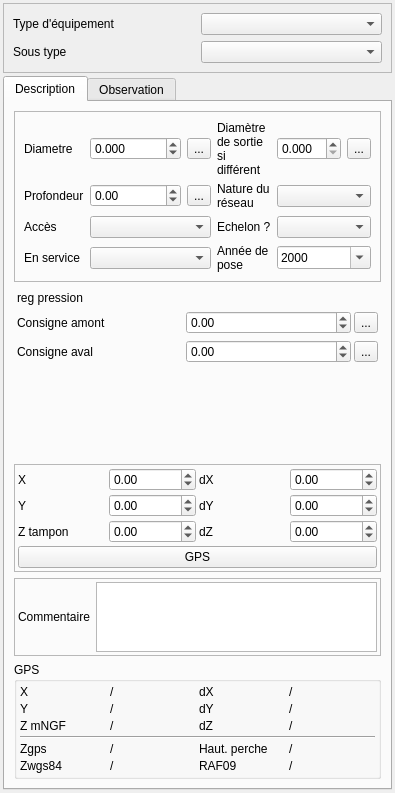
<?xml version="1.0" encoding="UTF-8"?>
<ui version="4.0">
 <class>Form</class>
 <widget class="QWidget" name="Form">
  <property name="geometry">
   <rect>
    <x>0</x>
    <y>0</y>
    <width>359</width>
    <height>742</height>
   </rect>
  </property>
  <property name="windowTitle">
   <string>Form</string>
  </property>
  <layout class="QVBoxLayout" name="verticalLayout_2" stretch="1,10,0">
   <property name="spacing">
    <number>3</number>
   </property>
   <property name="leftMargin">
    <number>3</number>
   </property>
   <property name="topMargin">
    <number>3</number>
   </property>
   <property name="rightMargin">
    <number>3</number>
   </property>
   <property name="bottomMargin">
    <number>3</number>
   </property>
   <item>
    <widget class="QFrame" name="frame_4">
     <property name="frameShape">
      <enum>QFrame::StyledPanel</enum>
     </property>
     <property name="frameShadow">
      <enum>QFrame::Raised</enum>
     </property>
     <layout class="QGridLayout" name="gridLayout_16">
      <item row="0" column="1">
       <widget class="QComboBox" name="comboBox_cat"/>
      </item>
      <item row="0" column="0">
       <widget class="QLabel" name="label_11">
        <property name="text">
         <string>Type d'équipement</string>
        </property>
        <property name="wordWrap">
         <bool>true</bool>
        </property>
       </widget>
      </item>
      <item row="1" column="0">
       <widget class="QLabel" name="label_5">
        <property name="text">
         <string>Sous type</string>
        </property>
        <property name="wordWrap">
         <bool>true</bool>
        </property>
       </widget>
      </item>
      <item row="1" column="1">
       <widget class="QComboBox" name="comboBox_soustype"/>
      </item>
     </layout>
    </widget>
   </item>
   <item>
    <widget class="QTabWidget" name="tabWidget_2">
     <property name="currentIndex">
      <number>0</number>
     </property>
     <widget class="QWidget" name="tab_3">
      <attribute name="title">
       <string>Description</string>
      </attribute>
      <layout class="QVBoxLayout" name="verticalLayout_3">
       <item>
        <widget class="QFrame" name="frame">
         <property name="frameShape">
          <enum>QFrame::StyledPanel</enum>
         </property>
         <property name="frameShadow">
          <enum>QFrame::Raised</enum>
         </property>
         <layout class="QGridLayout" name="gridLayout_2">
          <item row="3" column="3">
           <widget class="QLabel" name="label_13">
            <property name="text">
             <string>Nature du réseau</string>
            </property>
            <property name="wordWrap">
             <bool>true</bool>
            </property>
           </widget>
          </item>
          <item row="5" column="0">
           <widget class="QLabel" name="label_28">
            <property name="text">
             <string>En service</string>
            </property>
            <property name="wordWrap">
             <bool>true</bool>
            </property>
           </widget>
          </item>
          <item row="2" column="2">
           <widget class="QToolButton" name="toolButton_diam">
            <property name="text">
             <string>...</string>
            </property>
           </widget>
          </item>
          <item row="5" column="3">
           <widget class="QLabel" name="label_29">
            <property name="text">
             <string>Année de pose</string>
            </property>
            <property name="wordWrap">
             <bool>true</bool>
            </property>
           </widget>
          </item>
          <item row="3" column="2">
           <widget class="QToolButton" name="toolButton_prof">
            <property name="text">
             <string>...</string>
            </property>
           </widget>
          </item>
          <item row="2" column="3">
           <widget class="QLabel" name="label_46">
            <property name="text">
             <string>Diamètre de sortie si différent</string>
            </property>
            <property name="wordWrap">
             <bool>true</bool>
            </property>
           </widget>
          </item>
          <item row="4" column="1" colspan="2">
           <widget class="QComboBox" name="comboBox_acces"/>
          </item>
          <item row="4" column="4" colspan="2">
           <widget class="QComboBox" name="comboBox_echelon"/>
          </item>
          <item row="5" column="4" colspan="2">
           <widget class="QDateEdit" name="dateEdit_anneepose">
            <property name="displayFormat">
             <string>yyyy</string>
            </property>
            <property name="calendarPopup">
             <bool>true</bool>
            </property>
           </widget>
          </item>
          <item row="4" column="0">
           <widget class="QLabel" name="label_6">
            <property name="text">
             <string>Accès</string>
            </property>
            <property name="wordWrap">
             <bool>true</bool>
            </property>
           </widget>
          </item>
          <item row="3" column="4" colspan="2">
           <widget class="QComboBox" name="comboBox_nature_reseau"/>
          </item>
          <item row="3" column="1">
           <widget class="QDoubleSpinBox" name="doubleSpinBox_prof">
            <property name="minimum">
             <double>-1.000000000000000</double>
            </property>
            <property name="maximum">
             <double>999999.000000000000000</double>
            </property>
           </widget>
          </item>
          <item row="5" column="1" colspan="2">
           <widget class="QComboBox" name="comboBox_enservice"/>
          </item>
          <item row="2" column="0">
           <widget class="QLabel" name="label_4">
            <property name="text">
             <string>Diametre</string>
            </property>
            <property name="wordWrap">
             <bool>true</bool>
            </property>
           </widget>
          </item>
          <item row="4" column="3">
           <widget class="QLabel" name="label_47">
            <property name="text">
             <string>Echelon ?</string>
            </property>
           </widget>
          </item>
          <item row="2" column="1">
           <widget class="QDoubleSpinBox" name="doubleSpinBox_diam">
            <property name="decimals">
             <number>3</number>
            </property>
            <property name="minimum">
             <double>-1.000000000000000</double>
            </property>
            <property name="maximum">
             <double>999999.000000000000000</double>
            </property>
           </widget>
          </item>
          <item row="3" column="0">
           <widget class="QLabel" name="label_48">
            <property name="text">
             <string>Profondeur</string>
            </property>
           </widget>
          </item>
          <item row="2" column="5">
           <widget class="QToolButton" name="toolButton_diamsor">
            <property name="text">
             <string>...</string>
            </property>
           </widget>
          </item>
          <item row="2" column="4">
           <widget class="QDoubleSpinBox" name="doubleSpinBox_diamsor">
            <property name="decimals">
             <number>3</number>
            </property>
           </widget>
          </item>
         </layout>
        </widget>
       </item>
       <item>
        <widget class="QStackedWidget" name="stackedWidget">
         <property name="currentIndex">
          <number>3</number>
         </property>
         <widget class="QWidget" name="page">
          <layout class="QGridLayout" name="gridLayout">
           <property name="leftMargin">
            <number>3</number>
           </property>
           <property name="topMargin">
            <number>3</number>
           </property>
           <property name="rightMargin">
            <number>3</number>
           </property>
           <property name="bottomMargin">
            <number>3</number>
           </property>
           <item row="1" column="0">
            <widget class="QLabel" name="label">
             <property name="text">
              <string>Altimétrie</string>
             </property>
            </widget>
           </item>
           <item row="0" column="0">
            <widget class="QLabel" name="label_3">
             <property name="text">
              <string>Ventouse</string>
             </property>
            </widget>
           </item>
           <item row="1" column="1">
            <widget class="QDoubleSpinBox" name="doubleSpinBox_altim">
             <property name="minimum">
              <double>-1.000000000000000</double>
             </property>
             <property name="maximum">
              <double>999999.000000000000000</double>
             </property>
            </widget>
           </item>
           <item row="1" column="2">
            <widget class="QToolButton" name="toolButton_altim">
             <property name="text">
              <string>...</string>
             </property>
            </widget>
           </item>
           <item row="2" column="1">
            <spacer name="verticalSpacer_2">
             <property name="orientation">
              <enum>Qt::Vertical</enum>
             </property>
             <property name="sizeHint" stdset="0">
              <size>
               <width>20</width>
               <height>40</height>
              </size>
             </property>
            </spacer>
           </item>
          </layout>
         </widget>
         <widget class="QWidget" name="page_2">
          <layout class="QGridLayout" name="gridLayout_5">
           <property name="leftMargin">
            <number>3</number>
           </property>
           <property name="topMargin">
            <number>3</number>
           </property>
           <property name="rightMargin">
            <number>3</number>
           </property>
           <property name="bottomMargin">
            <number>3</number>
           </property>
           <item row="2" column="3">
            <widget class="QComboBox" name="comboBox_manipulable"/>
           </item>
           <item row="4" column="1">
            <widget class="QComboBox" name="comboBox_position"/>
           </item>
           <item row="2" column="0">
            <widget class="QLabel" name="label_10">
             <property name="text">
              <string>Accessibilité</string>
             </property>
             <property name="wordWrap">
              <bool>true</bool>
             </property>
            </widget>
           </item>
           <item row="0" column="0">
            <widget class="QLabel" name="label_2">
             <property name="text">
              <string>Vanne</string>
             </property>
            </widget>
           </item>
           <item row="4" column="0">
            <widget class="QLabel" name="label_7">
             <property name="text">
              <string>Position</string>
             </property>
             <property name="wordWrap">
              <bool>true</bool>
             </property>
            </widget>
           </item>
           <item row="2" column="1">
            <widget class="QComboBox" name="comboBox_accessibilite"/>
           </item>
           <item row="2" column="2">
            <widget class="QLabel" name="label_12">
             <property name="text">
              <string>Manipulable</string>
             </property>
             <property name="wordWrap">
              <bool>true</bool>
             </property>
            </widget>
           </item>
           <item row="1" column="0">
            <widget class="QLabel" name="label_8">
             <property name="text">
              <string>Localisation</string>
             </property>
             <property name="wordWrap">
              <bool>true</bool>
             </property>
            </widget>
           </item>
           <item row="1" column="1">
            <widget class="QComboBox" name="comboBox_localisation"/>
           </item>
           <item row="5" column="1">
            <spacer name="verticalSpacer_3">
             <property name="orientation">
              <enum>Qt::Vertical</enum>
             </property>
             <property name="sizeHint" stdset="0">
              <size>
               <width>20</width>
               <height>40</height>
              </size>
             </property>
            </spacer>
           </item>
          </layout>
         </widget>
         <widget class="QWidget" name="page_3">
          <layout class="QGridLayout" name="gridLayout_6">
           <property name="leftMargin">
            <number>3</number>
           </property>
           <property name="topMargin">
            <number>3</number>
           </property>
           <property name="rightMargin">
            <number>3</number>
           </property>
           <property name="bottomMargin">
            <number>3</number>
           </property>
           <item row="1" column="0">
            <widget class="QLabel" name="label_15">
             <property name="text">
              <string>Exutoire</string>
             </property>
            </widget>
           </item>
           <item row="0" column="0">
            <widget class="QLabel" name="label_14">
             <property name="text">
              <string>Vidange</string>
             </property>
            </widget>
           </item>
           <item row="1" column="1">
            <widget class="QLineEdit" name="lineEdit_exutoire"/>
           </item>
           <item row="2" column="1">
            <spacer name="verticalSpacer_4">
             <property name="orientation">
              <enum>Qt::Vertical</enum>
             </property>
             <property name="sizeHint" stdset="0">
              <size>
               <width>20</width>
               <height>40</height>
              </size>
             </property>
            </spacer>
           </item>
          </layout>
         </widget>
         <widget class="QWidget" name="page_4">
          <layout class="QGridLayout" name="gridLayout_7">
           <property name="leftMargin">
            <number>3</number>
           </property>
           <property name="topMargin">
            <number>3</number>
           </property>
           <property name="rightMargin">
            <number>3</number>
           </property>
           <property name="bottomMargin">
            <number>3</number>
           </property>
           <property name="horizontalSpacing">
            <number>3</number>
           </property>
           <item row="2" column="1">
            <widget class="QDoubleSpinBox" name="doubleSpinBox_cons_av">
             <property name="minimum">
              <double>-1.000000000000000</double>
             </property>
             <property name="maximum">
              <double>999999.000000000000000</double>
             </property>
            </widget>
           </item>
           <item row="1" column="0">
            <widget class="QLabel" name="label_17">
             <property name="text">
              <string>Consigne amont</string>
             </property>
            </widget>
           </item>
           <item row="0" column="0">
            <widget class="QLabel" name="label_16">
             <property name="text">
              <string>reg pression</string>
             </property>
            </widget>
           </item>
           <item row="1" column="1">
            <widget class="QDoubleSpinBox" name="doubleSpinBox_cons_am">
             <property name="minimum">
              <double>-1.000000000000000</double>
             </property>
             <property name="maximum">
              <double>999999.000000000000000</double>
             </property>
            </widget>
           </item>
           <item row="1" column="2">
            <widget class="QToolButton" name="toolButton_cons_am">
             <property name="text">
              <string>...</string>
             </property>
            </widget>
           </item>
           <item row="2" column="2">
            <widget class="QToolButton" name="toolButton_cons_av">
             <property name="text">
              <string>...</string>
             </property>
            </widget>
           </item>
           <item row="2" column="0">
            <widget class="QLabel" name="label_18">
             <property name="text">
              <string>Consigne aval</string>
             </property>
            </widget>
           </item>
           <item row="3" column="1">
            <spacer name="verticalSpacer_5">
             <property name="orientation">
              <enum>Qt::Vertical</enum>
             </property>
             <property name="sizeHint" stdset="0">
              <size>
               <width>20</width>
               <height>40</height>
              </size>
             </property>
            </spacer>
           </item>
          </layout>
         </widget>
         <widget class="QWidget" name="page_5">
          <layout class="QGridLayout" name="gridLayout_8">
           <property name="leftMargin">
            <number>3</number>
           </property>
           <property name="topMargin">
            <number>3</number>
           </property>
           <property name="rightMargin">
            <number>3</number>
           </property>
           <property name="bottomMargin">
            <number>3</number>
           </property>
           <item row="1" column="1">
            <widget class="QSpinBox" name="spinBox_idsdis">
             <property name="minimum">
              <number>-1</number>
             </property>
             <property name="maximum">
              <number>999999</number>
             </property>
            </widget>
           </item>
           <item row="2" column="4">
            <widget class="QLineEdit" name="lineEdit_type"/>
           </item>
           <item row="2" column="3">
            <widget class="QLabel" name="label_22">
             <property name="text">
              <string>Type</string>
             </property>
             <property name="wordWrap">
              <bool>true</bool>
             </property>
            </widget>
           </item>
           <item row="1" column="0">
            <widget class="QLabel" name="label_20">
             <property name="text">
              <string>Identifiant SDIS</string>
             </property>
             <property name="wordWrap">
              <bool>true</bool>
             </property>
            </widget>
           </item>
           <item row="0" column="0">
            <widget class="QLabel" name="label_19">
             <property name="text">
              <string>hydran</string>
             </property>
            </widget>
           </item>
           <item row="1" column="2">
            <widget class="QToolButton" name="toolButton_idsdis">
             <property name="text">
              <string>...</string>
             </property>
            </widget>
           </item>
           <item row="3" column="1" colspan="2">
            <widget class="QComboBox" name="comboBox_conformite"/>
           </item>
           <item row="2" column="0">
            <widget class="QLabel" name="label_21">
             <property name="text">
              <string>Marque</string>
             </property>
             <property name="wordWrap">
              <bool>true</bool>
             </property>
            </widget>
           </item>
           <item row="2" column="1" colspan="2">
            <widget class="QLineEdit" name="lineEdit_marque"/>
           </item>
           <item row="3" column="0">
            <widget class="QLabel" name="label_23">
             <property name="text">
              <string>Conformité</string>
             </property>
            </widget>
           </item>
           <item row="4" column="1">
            <spacer name="verticalSpacer_12">
             <property name="orientation">
              <enum>Qt::Vertical</enum>
             </property>
             <property name="sizeHint" stdset="0">
              <size>
               <width>20</width>
               <height>40</height>
              </size>
             </property>
            </spacer>
           </item>
          </layout>
         </widget>
         <widget class="QWidget" name="page_6">
          <layout class="QGridLayout" name="gridLayout_9">
           <property name="leftMargin">
            <number>3</number>
           </property>
           <property name="topMargin">
            <number>3</number>
           </property>
           <property name="rightMargin">
            <number>3</number>
           </property>
           <property name="bottomMargin">
            <number>3</number>
           </property>
           <item row="0" column="0">
            <widget class="QLabel" name="label_24">
             <property name="text">
              <string>compteur</string>
             </property>
            </widget>
           </item>
           <item row="1" column="0" colspan="2">
            <widget class="QTabWidget" name="tabWidget">
             <property name="currentIndex">
              <number>0</number>
             </property>
             <widget class="QWidget" name="tab">
              <attribute name="title">
               <string>Général</string>
              </attribute>
              <layout class="QGridLayout" name="gridLayout_11">
               <item row="2" column="0">
                <widget class="QLabel" name="label_26">
                 <property name="text">
                  <string>Tete emettrice</string>
                 </property>
                 <property name="wordWrap">
                  <bool>true</bool>
                 </property>
                </widget>
               </item>
               <item row="2" column="1">
                <widget class="QComboBox" name="comboBox_tete_emettrice"/>
               </item>
               <item row="1" column="0">
                <widget class="QLabel" name="label_32">
                 <property name="text">
                  <string>Accessibilite</string>
                 </property>
                 <property name="wordWrap">
                  <bool>true</bool>
                 </property>
                </widget>
               </item>
               <item row="2" column="2">
                <widget class="QLabel" name="label_30">
                 <property name="text">
                  <string>Equipable</string>
                 </property>
                 <property name="wordWrap">
                  <bool>true</bool>
                 </property>
                </widget>
               </item>
               <item row="0" column="0">
                <widget class="QLabel" name="label_31">
                 <property name="text">
                  <string>Localisation</string>
                 </property>
                 <property name="wordWrap">
                  <bool>true</bool>
                 </property>
                </widget>
               </item>
               <item row="2" column="3">
                <widget class="QComboBox" name="comboBox_equipable"/>
               </item>
               <item row="0" column="1" colspan="3">
                <widget class="QComboBox" name="comboBox_localisation2"/>
               </item>
               <item row="1" column="1" colspan="3">
                <widget class="QComboBox" name="comboBox_accessibilite2"/>
               </item>
               <item row="3" column="0">
                <widget class="QLabel" name="label_36">
                 <property name="text">
                  <string>Telerelevage</string>
                 </property>
                </widget>
               </item>
               <item row="3" column="1">
                <widget class="QComboBox" name="comboBox_telerelevage"/>
               </item>
               <item row="5" column="1">
                <spacer name="verticalSpacer_6">
                 <property name="orientation">
                  <enum>Qt::Vertical</enum>
                 </property>
                 <property name="sizeHint" stdset="0">
                  <size>
                   <width>20</width>
                   <height>40</height>
                  </size>
                 </property>
                </spacer>
               </item>
              </layout>
             </widget>
             <widget class="QWidget" name="tab_2">
              <attribute name="title">
               <string>Précisions</string>
              </attribute>
              <layout class="QGridLayout" name="gridLayout_12">
               <item row="1" column="2">
                <widget class="QToolButton" name="toolButton_2">
                 <property name="text">
                  <string>...</string>
                 </property>
                </widget>
               </item>
               <item row="1" column="0">
                <widget class="QLabel" name="label_27">
                 <property name="text">
                  <string>Numero</string>
                 </property>
                 <property name="wordWrap">
                  <bool>true</bool>
                 </property>
                </widget>
               </item>
               <item row="1" column="1">
                <widget class="QSpinBox" name="spinBox_numero">
                 <property name="minimum">
                  <number>-1</number>
                 </property>
                 <property name="maximum">
                  <number>999999</number>
                 </property>
                </widget>
               </item>
               <item row="2" column="3">
                <widget class="QLineEdit" name="lineEdit_type2"/>
               </item>
               <item row="0" column="0">
                <widget class="QLabel" name="label_25">
                 <property name="text">
                  <string>Dimension</string>
                 </property>
                 <property name="wordWrap">
                  <bool>true</bool>
                 </property>
                </widget>
               </item>
               <item row="3" column="0">
                <widget class="QLabel" name="label_37">
                 <property name="text">
                  <string>Entreprise</string>
                 </property>
                 <property name="wordWrap">
                  <bool>true</bool>
                 </property>
                </widget>
               </item>
               <item row="2" column="1">
                <widget class="QLineEdit" name="lineEdit_marque2"/>
               </item>
               <item row="2" column="2">
                <widget class="QLabel" name="label_35">
                 <property name="text">
                  <string>Type</string>
                 </property>
                 <property name="wordWrap">
                  <bool>true</bool>
                 </property>
                </widget>
               </item>
               <item row="0" column="2">
                <widget class="QToolButton" name="toolButton">
                 <property name="text">
                  <string>...</string>
                 </property>
                </widget>
               </item>
               <item row="2" column="0">
                <widget class="QLabel" name="label_34">
                 <property name="text">
                  <string>Marque</string>
                 </property>
                 <property name="wordWrap">
                  <bool>true</bool>
                 </property>
                </widget>
               </item>
               <item row="0" column="1">
                <widget class="QDoubleSpinBox" name="doubleSpinBox_dimensions">
                 <property name="minimum">
                  <double>-1.000000000000000</double>
                 </property>
                 <property name="maximum">
                  <double>999999.000000000000000</double>
                 </property>
                </widget>
               </item>
               <item row="3" column="1">
                <widget class="QLineEdit" name="lineEdit_entreprise"/>
               </item>
               <item row="4" column="0">
                <widget class="QLabel" name="label_38">
                 <property name="text">
                  <string>Organes associés</string>
                 </property>
                 <property name="wordWrap">
                  <bool>true</bool>
                 </property>
                </widget>
               </item>
               <item row="4" column="1" colspan="3">
                <widget class="QLineEdit" name="lineEdit_organes_associes"/>
               </item>
              </layout>
             </widget>
            </widget>
           </item>
          </layout>
         </widget>
         <widget class="QWidget" name="page_7">
          <layout class="QGridLayout" name="gridLayout_10">
           <property name="leftMargin">
            <number>3</number>
           </property>
           <property name="topMargin">
            <number>3</number>
           </property>
           <property name="rightMargin">
            <number>3</number>
           </property>
           <property name="bottomMargin">
            <number>3</number>
           </property>
           <item row="0" column="0">
            <widget class="QLabel" name="label_33">
             <property name="text">
              <string>Debitmetre</string>
             </property>
            </widget>
           </item>
           <item row="1" column="0">
            <spacer name="verticalSpacer_11">
             <property name="orientation">
              <enum>Qt::Vertical</enum>
             </property>
             <property name="sizeHint" stdset="0">
              <size>
               <width>20</width>
               <height>40</height>
              </size>
             </property>
            </spacer>
           </item>
          </layout>
         </widget>
         <widget class="QWidget" name="page_8">
          <layout class="QGridLayout" name="gridLayout_4">
           <property name="leftMargin">
            <number>3</number>
           </property>
           <property name="topMargin">
            <number>3</number>
           </property>
           <property name="rightMargin">
            <number>3</number>
           </property>
           <property name="bottomMargin">
            <number>3</number>
           </property>
           <item row="1" column="0">
            <widget class="QLabel" name="label_40">
             <property name="text">
              <string>Entreprise</string>
             </property>
            </widget>
           </item>
           <item row="2" column="0">
            <widget class="QLabel" name="label_41">
             <property name="text">
              <string>Telerelevage</string>
             </property>
            </widget>
           </item>
           <item row="2" column="1">
            <widget class="QComboBox" name="comboBox_telerelevage2"/>
           </item>
           <item row="1" column="1">
            <widget class="QLineEdit" name="lineEdit_entreprise2"/>
           </item>
           <item row="0" column="0">
            <widget class="QLabel" name="label_39">
             <property name="text">
              <string>Chloration</string>
             </property>
            </widget>
           </item>
           <item row="3" column="1">
            <spacer name="verticalSpacer_10">
             <property name="orientation">
              <enum>Qt::Vertical</enum>
             </property>
             <property name="sizeHint" stdset="0">
              <size>
               <width>20</width>
               <height>40</height>
              </size>
             </property>
            </spacer>
           </item>
          </layout>
         </widget>
         <widget class="QWidget" name="page_9">
          <layout class="QGridLayout" name="gridLayout_13">
           <property name="leftMargin">
            <number>3</number>
           </property>
           <property name="topMargin">
            <number>3</number>
           </property>
           <property name="rightMargin">
            <number>3</number>
           </property>
           <property name="bottomMargin">
            <number>3</number>
           </property>
           <item row="0" column="0">
            <widget class="QLabel" name="label_42">
             <property name="text">
              <string>Robinet de prise en charge</string>
             </property>
            </widget>
           </item>
           <item row="1" column="0">
            <widget class="QLabel" name="label_43">
             <property name="text">
              <string>Collier</string>
             </property>
            </widget>
           </item>
           <item row="1" column="1">
            <widget class="QComboBox" name="comboBox_collier"/>
           </item>
           <item row="2" column="1">
            <spacer name="verticalSpacer_9">
             <property name="orientation">
              <enum>Qt::Vertical</enum>
             </property>
             <property name="sizeHint" stdset="0">
              <size>
               <width>20</width>
               <height>40</height>
              </size>
             </property>
            </spacer>
           </item>
          </layout>
         </widget>
         <widget class="QWidget" name="page_10">
          <layout class="QGridLayout" name="gridLayout_14">
           <property name="leftMargin">
            <number>3</number>
           </property>
           <property name="topMargin">
            <number>3</number>
           </property>
           <property name="rightMargin">
            <number>3</number>
           </property>
           <property name="bottomMargin">
            <number>3</number>
           </property>
           <item row="0" column="0">
            <widget class="QLabel" name="label_44">
             <property name="text">
              <string>Equipements spéciaux</string>
             </property>
            </widget>
           </item>
           <item row="1" column="0">
            <spacer name="verticalSpacer_8">
             <property name="orientation">
              <enum>Qt::Vertical</enum>
             </property>
             <property name="sizeHint" stdset="0">
              <size>
               <width>20</width>
               <height>40</height>
              </size>
             </property>
            </spacer>
           </item>
          </layout>
         </widget>
         <widget class="QWidget" name="page_11">
          <layout class="QGridLayout" name="gridLayout_15">
           <property name="leftMargin">
            <number>3</number>
           </property>
           <property name="topMargin">
            <number>3</number>
           </property>
           <property name="rightMargin">
            <number>3</number>
           </property>
           <property name="bottomMargin">
            <number>3</number>
           </property>
           <item row="0" column="0">
            <widget class="QLabel" name="label_45">
             <property name="text">
              <string>Autre/indéterminé</string>
             </property>
            </widget>
           </item>
           <item row="1" column="0">
            <spacer name="verticalSpacer_7">
             <property name="orientation">
              <enum>Qt::Vertical</enum>
             </property>
             <property name="sizeHint" stdset="0">
              <size>
               <width>20</width>
               <height>40</height>
              </size>
             </property>
            </spacer>
           </item>
          </layout>
         </widget>
        </widget>
       </item>
       <item>
        <widget class="QFrame" name="frame_5">
         <property name="frameShape">
          <enum>QFrame::StyledPanel</enum>
         </property>
         <property name="frameShadow">
          <enum>QFrame::Raised</enum>
         </property>
         <layout class="QGridLayout" name="gridLayout_18">
          <property name="leftMargin">
           <number>3</number>
          </property>
          <property name="topMargin">
           <number>3</number>
          </property>
          <property name="rightMargin">
           <number>3</number>
          </property>
          <property name="bottomMargin">
           <number>3</number>
          </property>
          <property name="spacing">
           <number>3</number>
          </property>
          <item row="2" column="1">
           <widget class="QDoubleSpinBox" name="doubleSpinBox_Z">
            <property name="minimum">
             <double>-99.000000000000000</double>
            </property>
            <property name="maximum">
             <double>99999999.000000000000000</double>
            </property>
           </widget>
          </item>
          <item row="1" column="1">
           <widget class="QDoubleSpinBox" name="doubleSpinBox_Y">
            <property name="minimum">
             <double>-99.000000000000000</double>
            </property>
            <property name="maximum">
             <double>99999999.000000000000000</double>
            </property>
           </widget>
          </item>
          <item row="2" column="3">
           <widget class="QDoubleSpinBox" name="doubleSpinBox_dZ">
            <property name="minimum">
             <double>-1.000000000000000</double>
            </property>
            <property name="maximum">
             <double>999.000000000000000</double>
            </property>
           </widget>
          </item>
          <item row="1" column="0">
           <widget class="QLabel" name="label_55">
            <property name="text">
             <string>Y</string>
            </property>
           </widget>
          </item>
          <item row="2" column="0">
           <widget class="QLabel" name="label_56">
            <property name="text">
             <string>Z tampon</string>
            </property>
           </widget>
          </item>
          <item row="1" column="3">
           <widget class="QDoubleSpinBox" name="doubleSpinBox_dY">
            <property name="minimum">
             <double>-1.000000000000000</double>
            </property>
            <property name="maximum">
             <double>999.000000000000000</double>
            </property>
           </widget>
          </item>
          <item row="0" column="0">
           <widget class="QLabel" name="label_57">
            <property name="text">
             <string>X</string>
            </property>
           </widget>
          </item>
          <item row="0" column="3">
           <widget class="QDoubleSpinBox" name="doubleSpinBox_dX">
            <property name="minimum">
             <double>-1.000000000000000</double>
            </property>
            <property name="maximum">
             <double>999.000000000000000</double>
            </property>
           </widget>
          </item>
          <item row="0" column="1">
           <widget class="QDoubleSpinBox" name="doubleSpinBox_X">
            <property name="minimum">
             <double>-99.000000000000000</double>
            </property>
            <property name="maximum">
             <double>99999999.000000000000000</double>
            </property>
           </widget>
          </item>
          <item row="1" column="2">
           <widget class="QLabel" name="label_58">
            <property name="text">
             <string>dY</string>
            </property>
           </widget>
          </item>
          <item row="0" column="2">
           <widget class="QLabel" name="label_59">
            <property name="text">
             <string>dX</string>
            </property>
           </widget>
          </item>
          <item row="2" column="2">
           <widget class="QLabel" name="label_60">
            <property name="text">
             <string>dZ</string>
            </property>
           </widget>
          </item>
          <item row="3" column="0" colspan="4">
           <widget class="QPushButton" name="pushButton_getGPS">
            <property name="text">
             <string>GPS</string>
            </property>
           </widget>
          </item>
         </layout>
        </widget>
       </item>
       <item>
        <widget class="QFrame" name="frame_3">
         <property name="frameShape">
          <enum>QFrame::StyledPanel</enum>
         </property>
         <property name="frameShadow">
          <enum>QFrame::Raised</enum>
         </property>
         <layout class="QGridLayout" name="gridLayout_3">
          <property name="leftMargin">
           <number>3</number>
          </property>
          <property name="topMargin">
           <number>3</number>
          </property>
          <property name="rightMargin">
           <number>3</number>
          </property>
          <property name="bottomMargin">
           <number>3</number>
          </property>
          <item row="0" column="0">
           <widget class="QLabel" name="label_9">
            <property name="text">
             <string>Commentaire</string>
            </property>
           </widget>
          </item>
          <item row="0" column="1">
           <widget class="QTextBrowser" name="textBrowser_comm">
            <property name="maximumSize">
             <size>
              <width>16777215</width>
              <height>90</height>
             </size>
            </property>
            <property name="readOnly">
             <bool>false</bool>
            </property>
           </widget>
          </item>
         </layout>
        </widget>
       </item>
       <item>
        <widget class="QGroupBox" name="groupBox">
         <property name="title">
          <string>GPS</string>
         </property>
         <layout class="QGridLayout" name="gridLayout_19">
          <property name="leftMargin">
           <number>3</number>
          </property>
          <property name="topMargin">
           <number>3</number>
          </property>
          <property name="rightMargin">
           <number>3</number>
          </property>
          <property name="bottomMargin">
           <number>3</number>
          </property>
          <property name="spacing">
           <number>3</number>
          </property>
          <item row="4" column="1">
           <widget class="QLabel" name="label_zgps">
            <property name="text">
             <string>/</string>
            </property>
           </widget>
          </item>
          <item row="5" column="3">
           <widget class="QLabel" name="label_raf09">
            <property name="text">
             <string>/</string>
            </property>
           </widget>
          </item>
          <item row="5" column="2">
           <widget class="QLabel" name="label_61">
            <property name="text">
             <string>RAF09</string>
            </property>
           </widget>
          </item>
          <item row="4" column="0">
           <widget class="QLabel" name="label_62">
            <property name="text">
             <string>Zgps</string>
            </property>
           </widget>
          </item>
          <item row="5" column="1">
           <widget class="QLabel" name="label_zwgs84">
            <property name="text">
             <string>/</string>
            </property>
           </widget>
          </item>
          <item row="5" column="0">
           <widget class="QLabel" name="label_63">
            <property name="text">
             <string>Zwgs84</string>
            </property>
           </widget>
          </item>
          <item row="2" column="1">
           <widget class="QLabel" name="label_Z">
            <property name="text">
             <string>/</string>
            </property>
           </widget>
          </item>
          <item row="1" column="0">
           <widget class="QLabel" name="label_64">
            <property name="text">
             <string>Y</string>
            </property>
           </widget>
          </item>
          <item row="0" column="3">
           <widget class="QLabel" name="label_dX">
            <property name="text">
             <string>/</string>
            </property>
           </widget>
          </item>
          <item row="0" column="2">
           <widget class="QLabel" name="label_65">
            <property name="text">
             <string>dX</string>
            </property>
           </widget>
          </item>
          <item row="2" column="0">
           <widget class="QLabel" name="label_66">
            <property name="text">
             <string>Z mNGF</string>
            </property>
           </widget>
          </item>
          <item row="1" column="2">
           <widget class="QLabel" name="label_67">
            <property name="text">
             <string>dY</string>
            </property>
           </widget>
          </item>
          <item row="1" column="3">
           <widget class="QLabel" name="label_dY">
            <property name="text">
             <string>/</string>
            </property>
           </widget>
          </item>
          <item row="1" column="1">
           <widget class="QLabel" name="label_Y">
            <property name="text">
             <string>/</string>
            </property>
           </widget>
          </item>
          <item row="2" column="2">
           <widget class="QLabel" name="label_68">
            <property name="text">
             <string>dZ</string>
            </property>
           </widget>
          </item>
          <item row="0" column="0">
           <widget class="QLabel" name="label_69">
            <property name="text">
             <string>X</string>
            </property>
           </widget>
          </item>
          <item row="2" column="3">
           <widget class="QLabel" name="label_dZ">
            <property name="text">
             <string>/</string>
            </property>
           </widget>
          </item>
          <item row="0" column="1">
           <widget class="QLabel" name="label_X">
            <property name="text">
             <string>/</string>
            </property>
           </widget>
          </item>
          <item row="3" column="0" colspan="4">
           <widget class="Line" name="line">
            <property name="orientation">
             <enum>Qt::Horizontal</enum>
            </property>
           </widget>
          </item>
          <item row="4" column="2">
           <widget class="QLabel" name="label_70">
            <property name="text">
             <string>Haut. perche</string>
            </property>
           </widget>
          </item>
          <item row="4" column="3">
           <widget class="QLabel" name="label_hautperche">
            <property name="text">
             <string>/</string>
            </property>
           </widget>
          </item>
         </layout>
        </widget>
       </item>
      </layout>
     </widget>
     <widget class="QWidget" name="tab_4">
      <attribute name="title">
       <string>Observation</string>
      </attribute>
      <layout class="QVBoxLayout" name="verticalLayout_4"/>
     </widget>
    </widget>
   </item>
   <item>
    <spacer name="verticalSpacer">
     <property name="orientation">
      <enum>Qt::Vertical</enum>
     </property>
     <property name="sizeHint" stdset="0">
      <size>
       <width>20</width>
       <height>40</height>
      </size>
     </property>
    </spacer>
   </item>
  </layout>
 </widget>
 <resources/>
 <connections/>
</ui>
